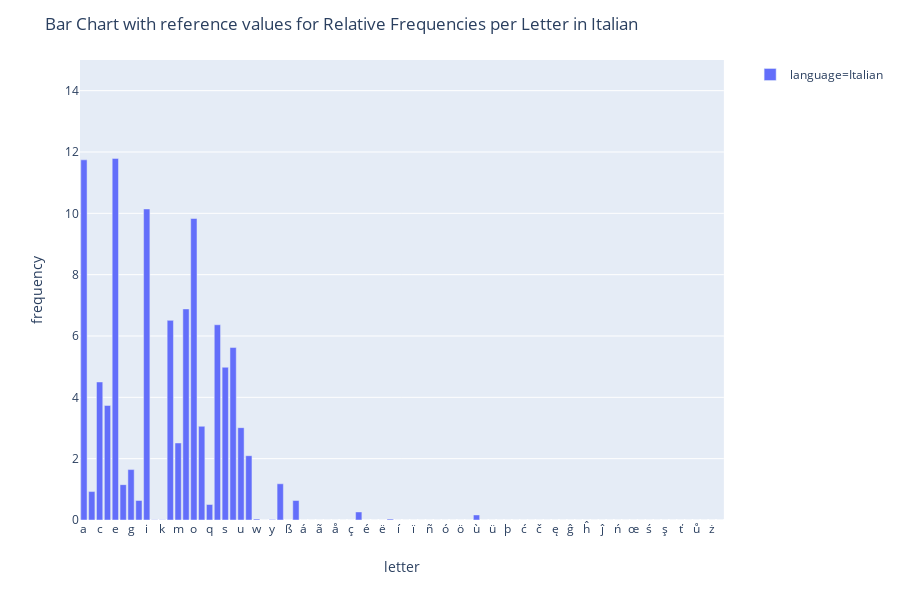

The code cell stored with this chart in its notebook:
### Markdown cell above
We can perhaps determine the language of the document by comparing this bar chart, this fingerprint, with the bar charts we have for all languages. The one that is most similar is probably for the language of our document.

Spoiler alert. It is Italian.

Is the next bar chart for Italian similar to the previous one?

### Code cell
fig = px.bar(df[(df['language'].isin(['Italian'])) ] , x="letter", y="frequency"
             , range_y=[0,15]
             , color="language"
             , barmode="group"
            #,facet_col="language"
            )

fig.update_layout(
    title=go.layout.Title(
        text="Bar Chart with reference values for Relative Frequencies per Letter in Italian"
    ))
fig.show()

### Figure 1 — Plotly figure (JSON) as saved in the notebook; plotly's stock layout.template omitted (floating-point values rounded to 4 significant figures)
{"data": [{"alignmentgroup": "True", "hoverlabel": {"namelength": 0}, "hovertemplate": "language=Italian<br>letter=%{x}<br>frequency=%{y}", "legendgroup": "language=Italian", "marker": {"color": "#636efa"}, "name": "language=Italian", "offsetgroup": "language=Italian", "orientation": "v", "showlegend": true, "textposition": "auto", "type": "bar", "x": ["a", "b", "c", "d", "e", "f", "g", "h", "i", "j", "k", "l", "m", "n", "o", "p", "q", "r", "s", "t", "u", "v", "w", "x", "y", "z", "ß", "à", "á", "â", "ã", "ä", "å", "æ", "ç", "è", "é", "ê", "ë", "ì", "í", "î", "ï", "ð", "ñ", "ò", "ó", "ô", "ö", "ø", "ù", "ú", "ü", "ý", "þ", "ą", "ć", "ĉ", "č", "ď", "ę", "ě", "ĝ", "ğ", "ĥ", "ı", "ĵ", "ł", "ń", "ň", "œ", "ř", "ś", "ŝ", "ş", "š", "ť", "ŭ", "ů", "ź", "ż", "ž"], "xaxis": "x", "y": [11.74, 0.927, 4.501, 3.736, 11.79, 1.153, 1.644, 0.636, 10.14, 0.011, 0.009, 6.51, 2.512, 6.883, 9.832, 3.056, 0.505, 6.367, 4.981, 5.623, 3.011, 2.097, 0.033, 0.003, 0.02, 1.181, 0, 0.635, 0, 0, 0, 0, 0, 0, 0, 0.263, 0, 0, 0, 0.03, 0, 0, 0, 0, 0, 0.002, 0, 0, 0, 0, 0.166, 0, 0, 0, 0, 0, 0, 0, 0, 0, 0, 0, 0, 0, 0, 0, 0, 0, 0, 0, 0, 0, 0, 0, 0, 0, 0, 0, 0, 0, 0, 0], "yaxis": "y"}], "layout": {"barmode": "group", "height": 600, "legend": {"tracegroupgap": 0}, "margin": {"t": 60}, "title": {"text": "Bar Chart with reference values for Relative Frequencies per Letter in Italian"}, "xaxis": {"anchor": "y", "domain": [0, 0.98], "title": {"text": "letter"}}, "yaxis": {"anchor": "x", "domain": [0, 1], "range": [0, 15], "title": {"text": "frequency"}}}}
